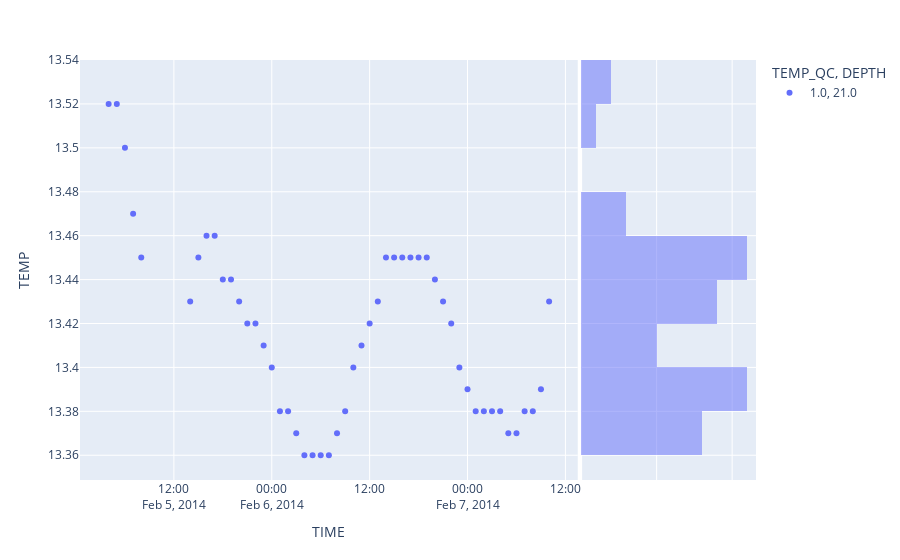

The cell this chart's notebook holds for it:
### Code cell
import mooda as md

path_netcdf = "MO_TS_MO_OBSEA_201402.nc"  # Path of the NetCDF file
wf = md.read_nc_emodnet(path_netcdf)

fig = wf.iplot_scatter('TEMP', marginal_y='histogram')
fig.show()

### Figure 1 — Plotly figure (JSON) as saved in the notebook; plotly's stock layout.template omitted (floating-point values rounded to 4 significant figures)
{"data": [{"hovertemplate": "TEMP_QC=1.0<br>DEPTH=21.0<br>TIME=%{x}<br>TEMP=%{y}<extra></extra>", "legendgroup": "1.0, 21.0", "marker": {"color": "#636efa", "symbol": "circle"}, "mode": "markers", "name": "1.0, 21.0", "orientation": "v", "showlegend": true, "type": "scatter", "x": ["2014-02-05T04:00:00", "2014-02-05T05:00:00", "2014-02-05T06:00:00", "2014-02-05T07:00:00", "2014-02-05T08:00:00", "2014-02-05T14:00:00", "2014-02-05T15:00:00", "2014-02-05T16:00:00", "2014-02-05T17:00:00", "2014-02-05T18:00:00", "2014-02-05T19:00:00", "2014-02-05T20:00:00", "2014-02-05T21:00:00", "2014-02-05T22:00:00", "2014-02-05T23:00:00", "2014-02-06T00:00:00", "2014-02-06T01:00:00", "2014-02-06T02:00:00", "2014-02-06T03:00:00", "2014-02-06T04:00:00", "2014-02-06T05:00:00", "2014-02-06T06:00:00", "2014-02-06T07:00:00", "2014-02-06T08:00:00", "2014-02-06T09:00:00", "2014-02-06T10:00:00", "2014-02-06T11:00:00", "2014-02-06T12:00:00", "2014-02-06T13:00:00", "2014-02-06T14:00:00", "2014-02-06T15:00:00", "2014-02-06T16:00:00", "2014-02-06T17:00:00", "2014-02-06T18:00:00", "2014-02-06T19:00:00", "2014-02-06T20:00:00", "2014-02-06T21:00:00", "2014-02-06T22:00:00", "2014-02-06T23:00:00", "2014-02-07T00:00:00", "2014-02-07T01:00:00", "2014-02-07T02:00:00", "2014-02-07T03:00:00", "2014-02-07T04:00:00", "2014-02-07T05:00:00", "2014-02-07T06:00:00", "2014-02-07T07:00:00", "2014-02-07T08:00:00", "2014-02-07T09:00:00", "2014-02-07T10:00:00"], "xaxis": "x", "y": [13.52, 13.52, 13.5, 13.47, 13.45, 13.43, 13.45, 13.46, 13.46, 13.44, 13.44, 13.43, 13.42, 13.42, 13.41, 13.4, 13.38, 13.38, 13.37, 13.36, 13.36, 13.36, 13.36, 13.37, 13.38, 13.4, 13.41, 13.42, 13.43, 13.45, 13.45, 13.45, 13.45, 13.45, 13.45, 13.44, 13.43, 13.42, 13.4, 13.39, 13.38, 13.38, 13.38, 13.38, 13.37, 13.37, 13.38, 13.38, 13.39, 13.43], "yaxis": "y"}, {"alignmentgroup": "True", "bingroup": "y", "hovertemplate": "TEMP_QC=1.0<br>DEPTH=21.0<br>TEMP=%{y}<br>count=%{x}<extra></extra>", "legendgroup": "1.0, 21.0", "marker": {"color": "#636efa"}, "name": "1.0, 21.0", "offsetgroup": "1.0, 21.0", "opacity": 0.5, "showlegend": false, "type": "histogram", "xaxis": "x2", "y": [13.52, 13.52, 13.5, 13.47, 13.45, 13.43, 13.45, 13.46, 13.46, 13.44, 13.44, 13.43, 13.42, 13.42, 13.41, 13.4, 13.38, 13.38, 13.37, 13.36, 13.36, 13.36, 13.36, 13.37, 13.38, 13.4, 13.41, 13.42, 13.43, 13.45, 13.45, 13.45, 13.45, 13.45, 13.45, 13.44, 13.43, 13.42, 13.4, 13.39, 13.38, 13.38, 13.38, 13.38, 13.37, 13.37, 13.38, 13.38, 13.39, 13.43], "yaxis": "y2"}], "layout": {"barmode": "overlay", "legend": {"title": {"text": "TEMP_QC, DEPTH"}, "tracegroupgap": 0}, "margin": {"t": 60}, "xaxis": {"anchor": "y", "domain": [0, 0.7363], "title": {"text": "TIME"}}, "xaxis2": {"anchor": "y2", "domain": [0.7413, 1], "matches": "x2", "showgrid": true, "showline": false, "showticklabels": false, "ticks": ""}, "yaxis": {"anchor": "x", "domain": [0, 1], "range": [null, null], "title": {"text": "TEMP"}}, "yaxis2": {"anchor": "x2", "domain": [0, 1], "matches": "y", "showgrid": true, "showticklabels": false}}}
